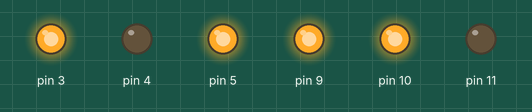
Simulated run of this sketch. Board: Arduino Uno, built with avr-gcc and run on an emulated ATmega328P. Shown: output pins drawn as LEDs (lit = HIGH).

Above: at 0.1 s.
Timing chart, 0 to 1.6 s (numbered marks = the images above):
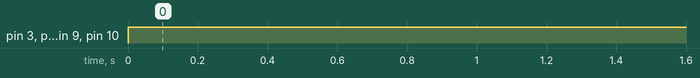

Measured:
- by itself, pin 3, pin 5, pin 9, pin 10: LOW → HIGH at 0.00 s

The sketch:

sketch_triangle.ino
```cpp
void setup()
{
  pinMode(5,OUTPUT);
  pinMode(4,OUTPUT);
  pinMode(3,OUTPUT);
  pinMode(10,OUTPUT);
  pinMode(11,OUTPUT);

}

void loop()
{

  analogWrite(3,255);
  analogWrite(9,255);
  digitalWrite(5,HIGH);
  digitalWrite(6,LOW);
  digitalWrite(10,HIGH);
  digitalWrite(11,LOW);
  delay(100);

 }
```
